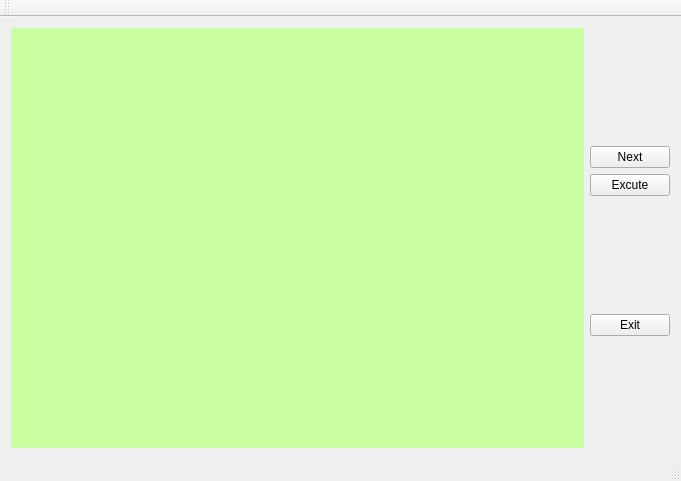
<?xml version="1.0" encoding="UTF-8"?>
<ui version="4.0">
 <class>MainWindow</class>
 <widget class="QMainWindow" name="MainWindow">
  <property name="geometry">
   <rect>
    <x>0</x>
    <y>0</y>
    <width>681</width>
    <height>481</height>
   </rect>
  </property>
  <property name="windowTitle">
   <string>FaceDetect</string>
  </property>
  <widget class="QWidget" name="centralWidget">
   <layout class="QGridLayout" name="gridLayout">
    <item row="0" column="0" rowspan="6">
     <widget class="QLabel" name="m_lbShow">
      <property name="sizePolicy">
       <sizepolicy hsizetype="Expanding" vsizetype="Expanding">
        <horstretch>0</horstretch>
        <verstretch>0</verstretch>
       </sizepolicy>
      </property>
      <property name="maximumSize">
       <size>
        <width>640</width>
        <height>480</height>
       </size>
      </property>
      <property name="styleSheet">
       <string notr="true">background-color: rgb(201, 255, 160);</string>
      </property>
      <property name="text">
       <string/>
      </property>
      <property name="scaledContents">
       <bool>true</bool>
      </property>
     </widget>
    </item>
    <item row="0" column="1">
     <spacer name="verticalSpacer">
      <property name="orientation">
       <enum>Qt::Vertical</enum>
      </property>
      <property name="sizeHint" stdset="0">
       <size>
        <width>20</width>
        <height>108</height>
       </size>
      </property>
     </spacer>
    </item>
    <item row="1" column="1">
     <widget class="QPushButton" name="m_btnNext">
      <property name="text">
       <string>Next</string>
      </property>
     </widget>
    </item>
    <item row="2" column="1">
     <widget class="QPushButton" name="m_btnExcute">
      <property name="text">
       <string>Excute</string>
      </property>
     </widget>
    </item>
    <item row="3" column="1">
     <spacer name="verticalSpacer_3">
      <property name="orientation">
       <enum>Qt::Vertical</enum>
      </property>
      <property name="sizeHint" stdset="0">
       <size>
        <width>20</width>
        <height>95</height>
       </size>
      </property>
     </spacer>
    </item>
    <item row="4" column="1">
     <widget class="QPushButton" name="m_btnExit">
      <property name="text">
       <string>Exit</string>
      </property>
     </widget>
    </item>
    <item row="5" column="1">
     <spacer name="verticalSpacer_2">
      <property name="orientation">
       <enum>Qt::Vertical</enum>
      </property>
      <property name="sizeHint" stdset="0">
       <size>
        <width>20</width>
        <height>95</height>
       </size>
      </property>
     </spacer>
    </item>
   </layout>
  </widget>
  <widget class="QMenuBar" name="menuBar">
   <property name="geometry">
    <rect>
     <x>0</x>
     <y>0</y>
     <width>681</width>
     <height>23</height>
    </rect>
   </property>
  </widget>
  <widget class="QToolBar" name="mainToolBar">
   <attribute name="toolBarArea">
    <enum>TopToolBarArea</enum>
   </attribute>
   <attribute name="toolBarBreak">
    <bool>false</bool>
   </attribute>
  </widget>
  <widget class="QStatusBar" name="statusBar"/>
 </widget>
 <layoutdefault spacing="6" margin="11"/>
 <resources/>
 <connections/>
</ui>
